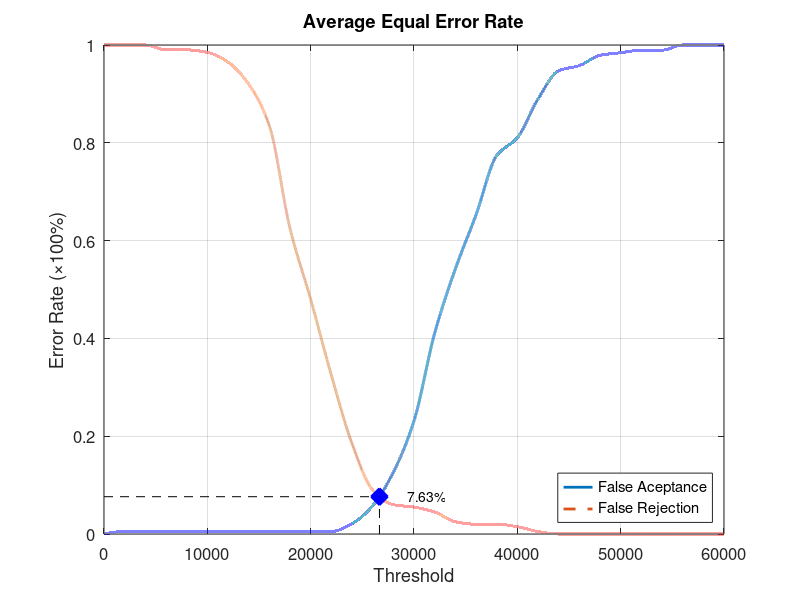
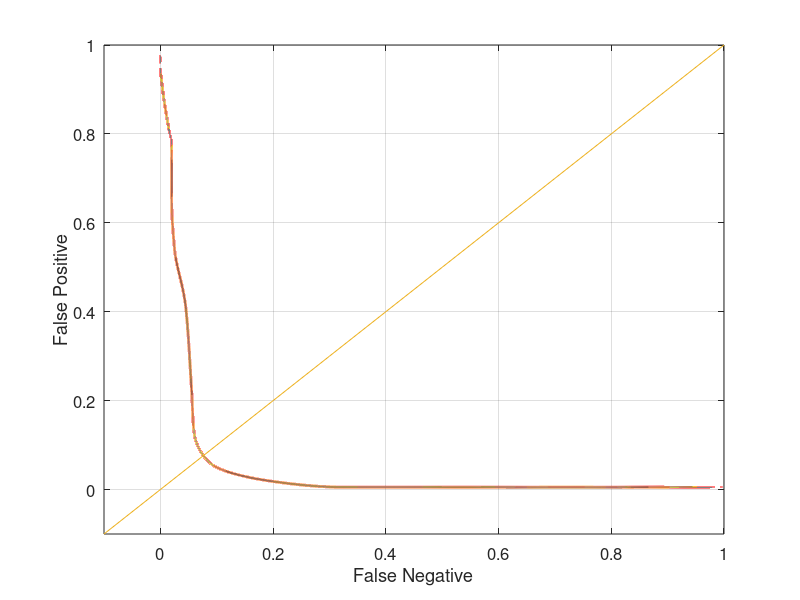

Recreate these plots in MATLAB, in order.
function yEER = Database5_4
close all;
clear;
clc;
x = 0:2000:60000;
xq = 0:0.5:60000;

y0 = [0 0.00526316 0.00526316 0.00526316 0.00526316 0.00526316 0.00526316 0.00526316 0.00526316 0.00526316 0.00526316 0.00526316 0.0210526 0.0578947 0.126316 0.231579 0.410526 0.542105 0.652632 0.773684 0.810526 0.889474 0.947368 0.957895 0.978947 0.984211 0.989474 0.989474 1 1 1];
yy0 = interp1(x, y0, xq, 'pchip');
y1 = [1 1 1 0.99 0.99 0.985 0.965 0.92 0.835 0.625 0.48 0.325 0.185 0.09 0.06 0.055 0.045 0.025 0.02 0.02 0.015 0.005 0 0 0 0 0 0 0 0 0];
yy1 = interp1(x, y1, xq, 'pchip');

% Calculating EER: 
y2 = abs(y0 - y1);
find(y2 == min(y2))
yy2 = abs(yy0 - yy1);
xEER = find(yy2 == min(yy2));
xEERIndex = xq(xEER) % X-axis EER
yEER = yy0(xEER) % Y-axis EER

main = figure
plot(xq, yy0,'-','LineWidth', 2);	hold on
plot(xq, yy1,'--','LineWidth', 2);	hold on
plot([xEERIndex xEERIndex], [0 yEER], 'k--');	hold on
plot([0 xEERIndex], [yEER yEER], 'k--');	hold on
plot(xEERIndex, yEER, 'bx', 'LineWidth', 10);	hold on
text(xEERIndex + 10 * xEERIndex / 100, yEER, [num2str(round((10000 * yEER)) / 100) '%'])
legend('False Aceptance', 'False Rejection', 'Location', 'SouthEast')
xlabel('Threshold')
ylabel('Error Rate (\times100%)')
title('Average Equal Error Rate')
set(gca, 'FontSize', 12)
axis([0 60000 0 1])
grid on

print(main, 'Database5_4Main', '-dpng');
FNRxFPR = figure('Color', [1 1 1]);
plot(yy1, yy0, '-', yy1, yy0, 'LineWidth', 2);
hold on
y = -0.1:0.1:1
plot(y, y); 
set(gca, 'FontSize', 12)
xlabel('False Negative')
ylabel('False Positive')
axis([-0.1 1 -0.1 1])
set(gca, 'FontSize', 12)
grid on

print(FNRxFPR, 'Database5_4FNRxFPR','-dpng');
end
